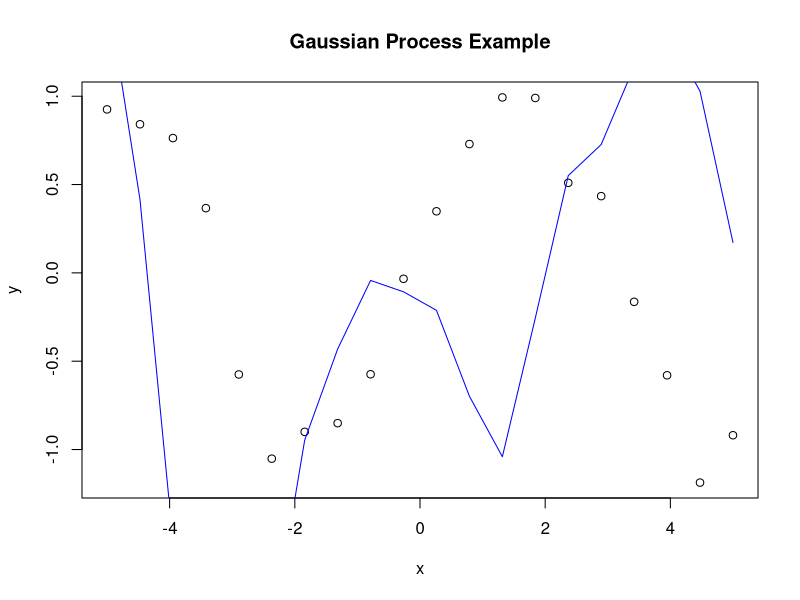

This figure's R source:
## ---- chunk 1
# Load library
library(MASS)

# Example data
x <- seq(-5, 5, length.out = 20)
y <- sin(x) + rnorm(20, 0, 0.2)

# RBF Kernel function
rbf_kernel <- function(x1, x2, l=1){
  exp(- (outer(x1, x2, "-")^2) / (2*l^2))
}

K <- rbf_kernel(x, x) + 0.01 * diag(20)

# Simulate from the Gaussian Process
y_sim <- mvrnorm(1, mu = rep(0, 20), Sigma = K)

# Plot
plot(x, y, main="Gaussian Process Example", xlab="x", ylab="y")
lines(x, y_sim, col="blue")
